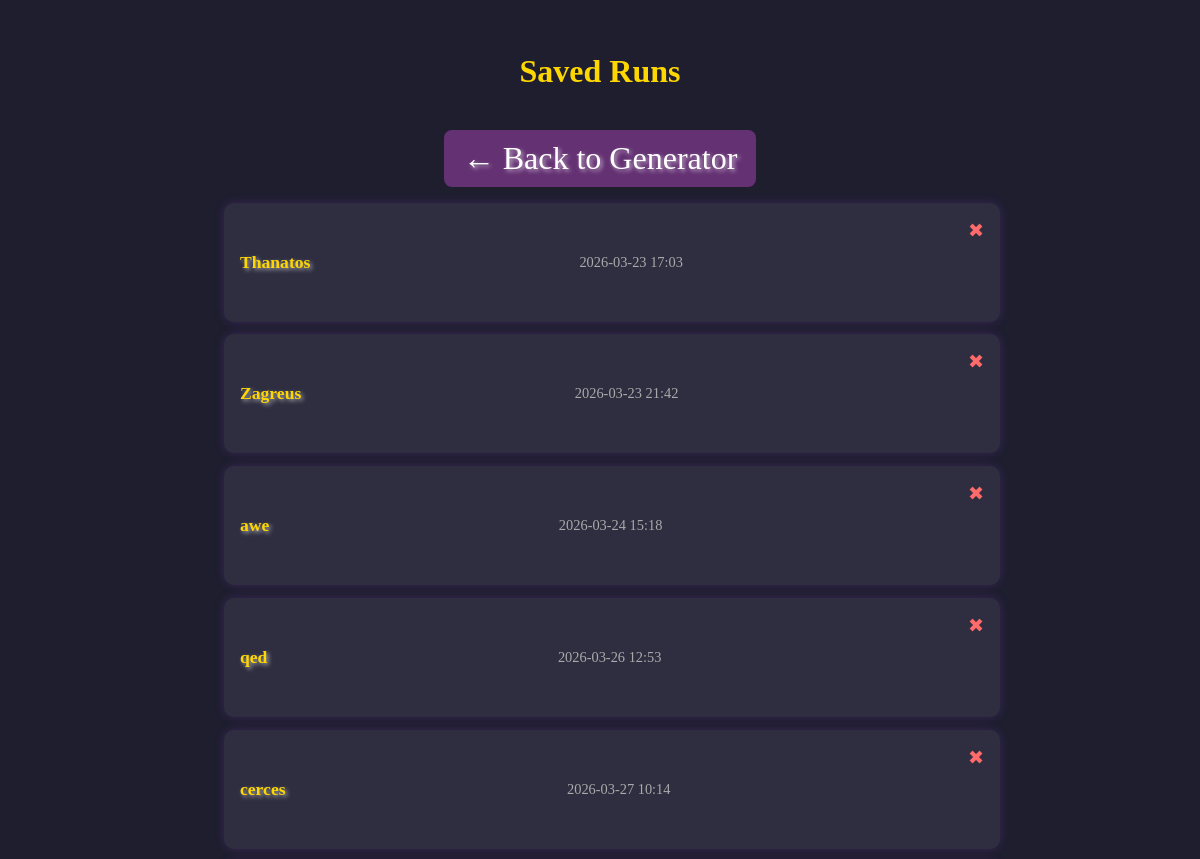
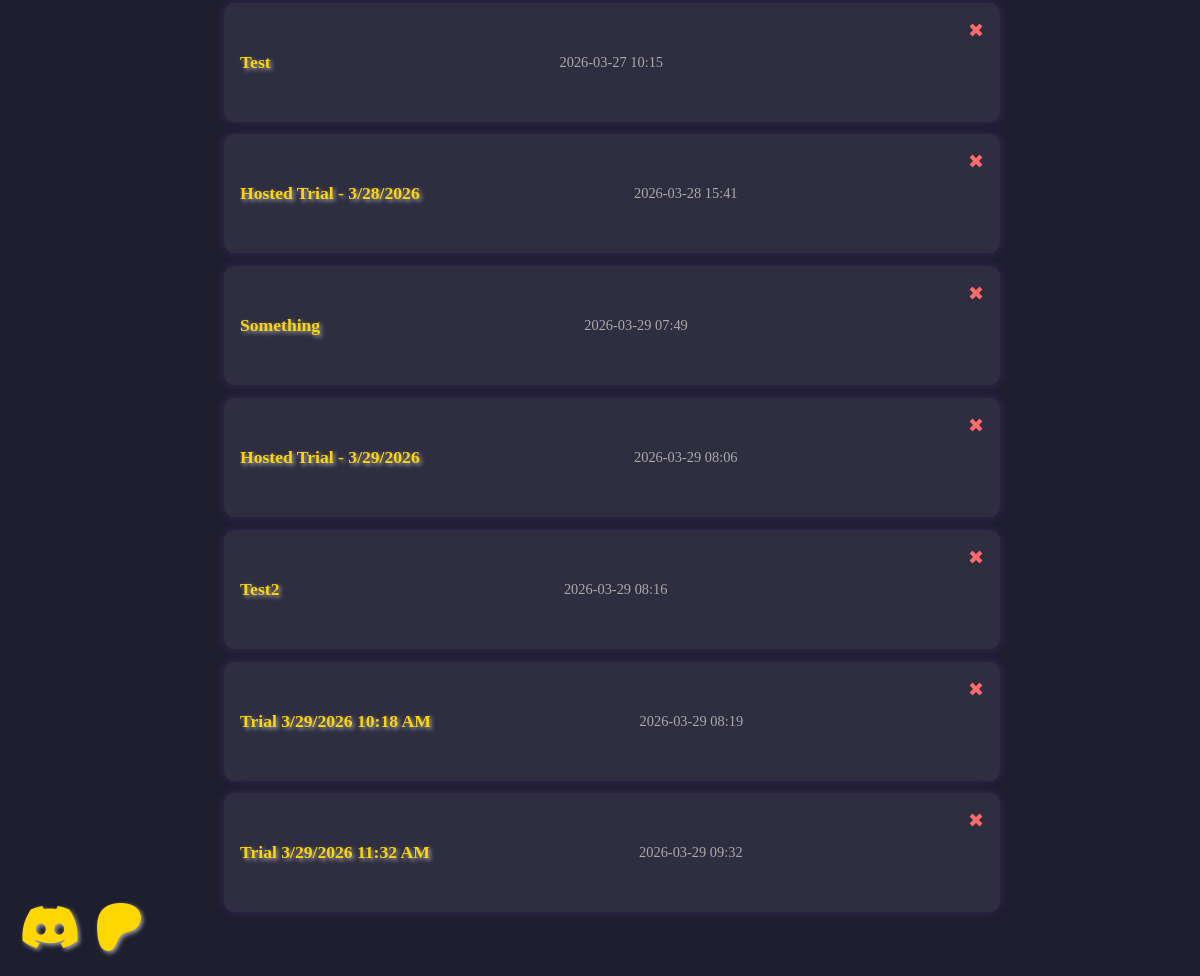
/runs, run on an earlier commit of the app's database (2 pictures, top to bottom).
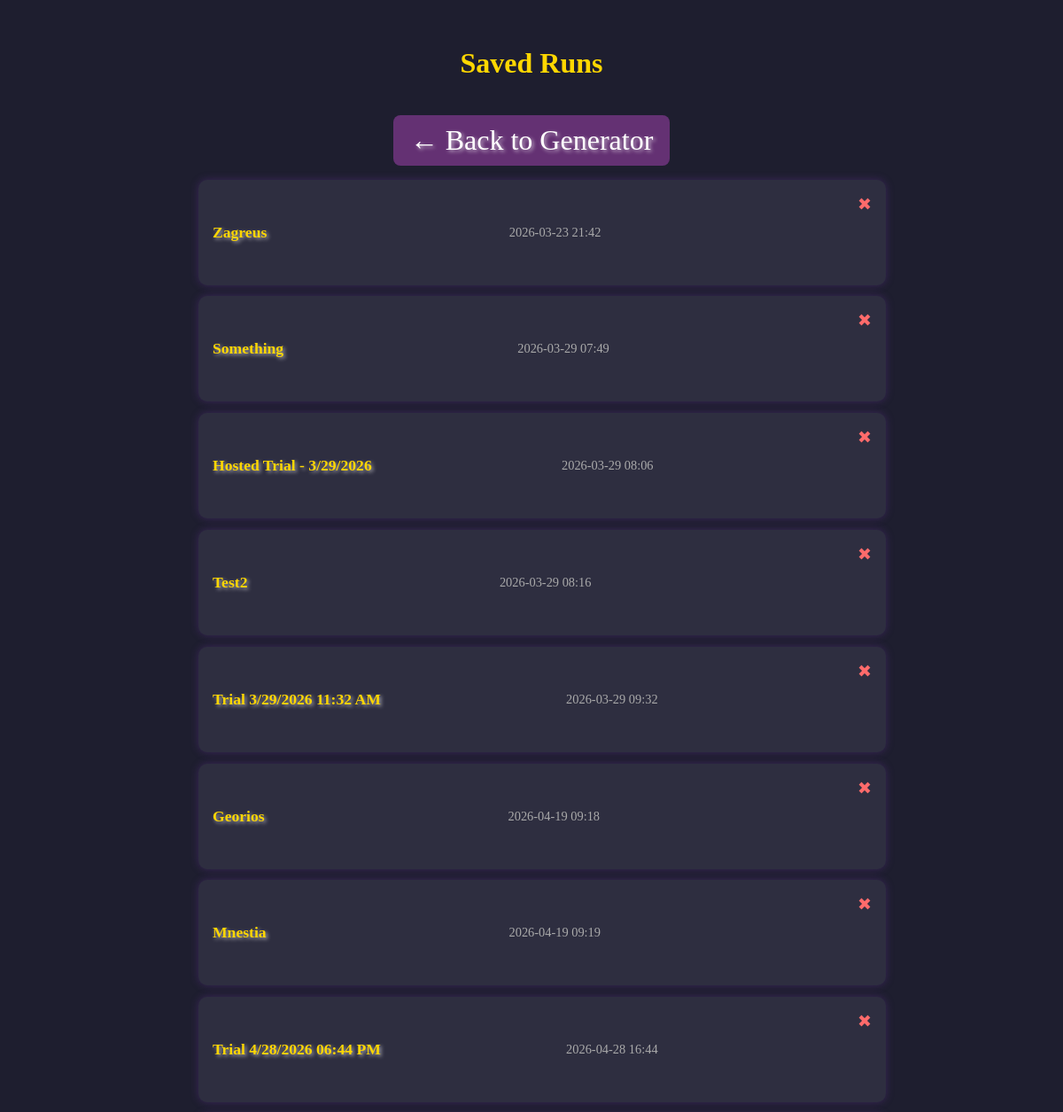
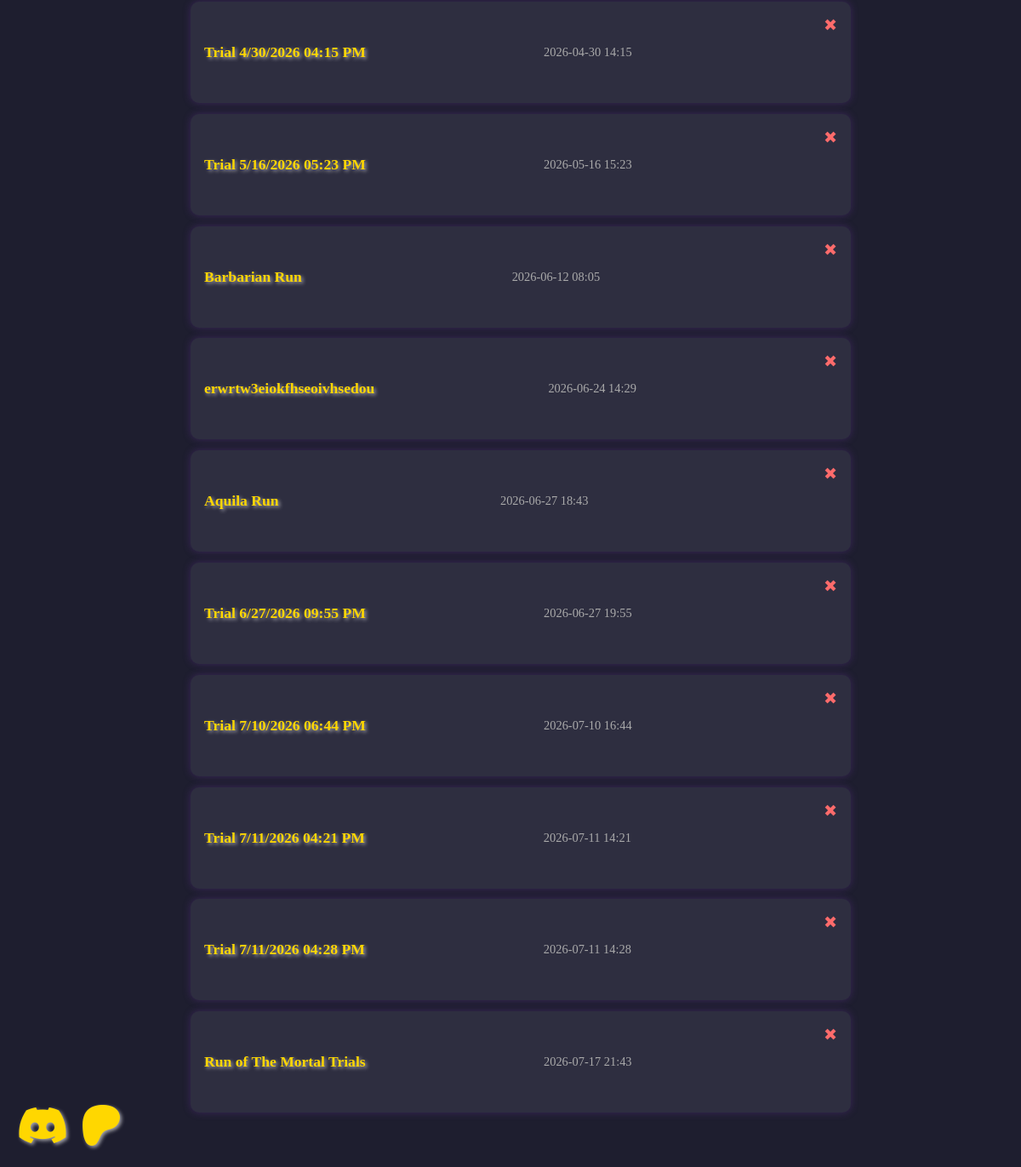
And on a later commit of the database (2 pictures, top to bottom).
### models.py (models this page shows, shortened)
class Run(db.Model):
    id = db.Column(db.Integer, primary_key=True)
    title_run = db.Column(db.String(100), nullable=False)
    created_at = db.Column(db.DateTime, default=func.now(), nullable=False)
    data = db.Column(db.Text, nullable=False)  # Stores the run as JSON
    user_id = db.Column(db.Integer, db.ForeignKey('user.id'), nullable=True)

### app.py (the view)
@app.route("/runs")
def list_runs():
    runs = Run.query.all()
    return render_template("runs.html", runs=runs)

### templates/runs.html (shortened to what this page needs)
<!DOCTYPE html>
<html lang="en">
<head>
    <link rel="stylesheet" href="{{ url_for('static', filename='style.css') }}">
    <link rel="stylesheet" href="https://cdnjs.cloudflare.com/ajax/libs/font-awesome/6.5.0/css/all.min.css">
</head>
<body>
    <h1>Saved Runs</h1>
    <a href="{{ url_for('home') }}" class="back-button">← Back to Generator</a>
    <ul class="run-list">
        {% for run in runs %}
        <li>
            <a href="{{ url_for('view_run', run_id=run.id) }}">{{ run.title_run }}</a>
            <span class="timestamp">{{ run.created_at.strftime('%Y-%m-%d %H:%M') }}</span>
            <form action="{{ url_for('delete_run', run_id=run.id) }}" method="POST" class="delete-form"
                onsubmit="return confirm('Are you sure you want to delete this Run?');">
                <button type="submit" class="delete-button" title="Delete Run">✖</button>
            </form>
        </li>
        {% else %}
        <li class="empty">No runs saved yet.</li>
        {% endfor %}
    </ul>
    <div class="social-icons">
        <a href="https://discord.gg/CmNqX7Mrtp" target="_blank" rel="noopener noreferrer">
            <i class="fa-brands fa-discord"></i>
        </a>
        <a href="https://www.patreon.com/c/TheMortalTrials" target="_blank" rel="noopener noreferrer">
            <i class="fa-brands fa-patreon"></i>
        </a>
    </div>
</body>
</html>

### static/style.css (style rules this page uses)
body { background: #1e1e2f; color: #f4f4f4; font-family: 'Georgia', serif; padding: 2rem; max-width: 800px; margin: auto; text-align: center; }
a { color: #ffd700; text-decoration: none; font-size: 2rem; text-shadow: 2px 2px 4px rgba(255, 255, 255, 0.6); transition: color 0.3s ease, text-shadow 0.3s ease; }
.social-icons { position: fixed; bottom: 20px; left: 20px; display: flex; gap: 15px; z-index: 1000; }
.social-icons a { font-size: 3rem; }
button { background: #643173; border: none; color: #fff; padding: 0.7rem 1.2rem; font-size: 1.1rem; border-radius: 8px; cursor: pointer; margin-bottom: 2rem; }
form { margin-bottom: 2rem; }
ul { list-style: square; margin-left: 1.5rem; }
h1 { font-size: 2rem; margin-bottom: 1.5rem; color: #ffd700; }
.run-list { padding: 0; list-style: none; margin-bottom: 2rem; }
.run-list li { background: #2e2e40; margin: 0.8rem 0; padding: 1rem; border-radius: 10px; box-shadow: 0 0 10px rgba(100, 50, 150, 0.4); display: flex; justify-content: space-between; align-items: center; transition: transform 0.2s; }
.run-list a { color: #ffd700; text-decoration: none; font-weight: bold; font-size: 1.1rem; }
.run-list .timestamp { color: #aaa; font-size: 0.9rem; }
.back-button { display: inline-block; margin-top: 1rem; text-decoration: none; color: #fff; background: #643173; padding: 0.6rem 1.2rem; border-radius: 8px; transition: background 0.3s ease; }
.delete-form { display: inline; margin-left: 1rem; }
.delete-button { background: transparent; border: none; color: #ff6b6b; font-size: 1.2rem; cursor: pointer; padding: 0; transition: color 0.2s ease; }

What changed in the data, as far as the page shows it:
removed Run: title_run "Thanatos", created_at "2026-03-23 17:03"
removed Run: title_run "awe", created_at "2026-03-24 15:18"
removed Run: title_run "qed", created_at "2026-03-26 12:53"
removed Run: title_run "cerces", created_at "2026-03-27 10:14"
removed Run: title_run "Test", created_at "2026-03-27 10:15"
removed Run: title_run "Hosted Trial - 3/28/2026", created_at "2026-03-28 15:41"
removed Run: title_run "Trial 3/29/2026 10:18 AM", created_at "2026-03-29 08:19"
added Run: title_run "Georios", created_at "2026-04-19 09:18"
added Run: title_run "Mnestia", created_at "2026-04-19 09:19"
added Run: title_run "Trial 4/28/2026 06:44 PM", created_at "2026-04-28 16:44"
added Run: title_run "Trial 4/30/2026 04:15 PM", created_at "2026-04-30 14:15"
added Run: title_run "Trial 5/16/2026 05:23 PM", created_at "2026-05-16 15:23"
added Run: title_run "Barbarian Run", created_at "2026-06-12 08:05"
added Run: title_run "erwrtw3eiokfhseoivhsedou", created_at "2026-06-24 14:29"
added Run: title_run "Aquila Run", created_at "2026-06-27 18:43"
added Run: title_run "Trial 6/27/2026 09:55 PM", created_at "2026-06-27 19:55"
added Run: title_run "Trial 7/10/2026 06:44 PM", created_at "2026-07-10 16:44"
added Run: title_run "Trial 7/11/2026 04:21 PM", created_at "2026-07-11 14:21"
added Run: title_run "Trial 7/11/2026 04:28 PM", created_at "2026-07-11 14:28"
added Run: title_run "Run of The Mortal Trials", created_at "2026-07-17 21:43"
